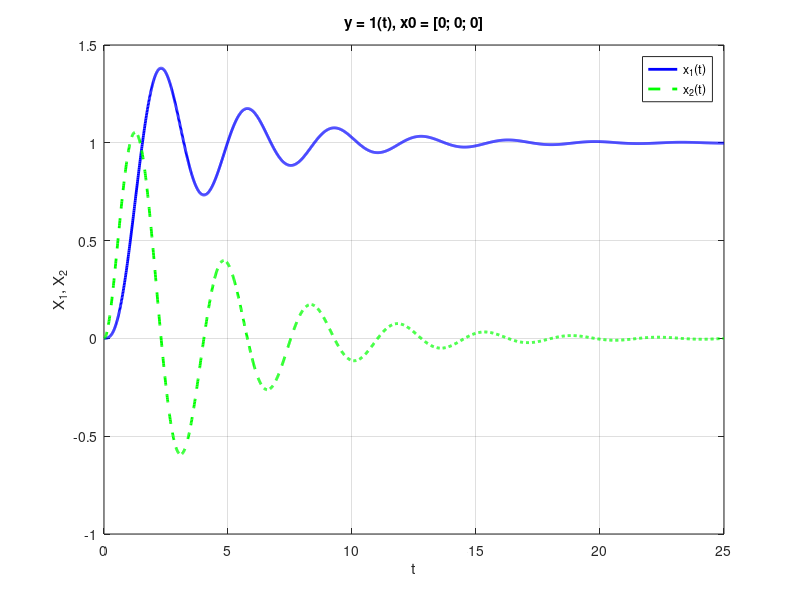

MATLAB code for this plot:
clc;            % Очистка командного окна
clear all;      % Очистка всех переменных из рабочей области
close all;      % Закрытие всех открытых графиков

% Задание параметров системы
a0 = 5;
a1 = 4;
a2 = 2;
a3 = 1;
b0 = 5;

% Приведение системы к форме Коши
A = [0,      1,       0;
     0,      0,       1;
     -a0/a3, -a1/a3,  -a2/a3];

B = [0; 
     0; 
     b0/a3];

% Параметры моделирования
T = 25;                     % Общее время моделирования
h = 1e-2;                   % Шаг по времени
t = linspace(0, T, T/h);    % Временной вектор
x = zeros(3, length(t));    % Инициализация матрицы состояния

% Начальные условия
x(:, 1) = [0; 0; 0];    % Начальные значения для x1, x2, x3

% Моделирование с использованием метода Рунге-Кутты 4-го порядка
for k = 2:length(t)
    % Вычисление первого приближения
    F1 = A * x(:, k-1) + B;

    % Вычисление второго приближения
    F2 = A * (x(:, k-1) + 2/3 * h * F1) + B;

    % Обновление состояния
    x(:, k) = x(:, k-1) + h/4 * (F1 + 3 * F2);
end

% Построение графиков
figure;
plot(t, x(1, :), '-', 'Color', 'blue', 'LineWidth', 2);     % График x1
hold on;                                                    % Удерживаем текущую фигуру
plot(t, x(2, :), '--', 'Color', 'green', 'LineWidth', 2);   % График x2
grid on;                                                    % Включение сетки
xlabel('t');                                                % Подпись оси X
ylabel('X_1, X_2');                                         % Подпись оси Y
title('y = 1(t), x0 = [0; 0; 0]');                          % Заголовок графика

% Добавление легенды
legend('x_1(t)', 'x_2(t)', 'Location', 'best');

% Создание папки graphics, если она не существует
folderName = 'graphics';
if ~exist(folderName, 'dir')
    mkdir(folderName);  % Создание папки
    fprintf('Папка "%s" была создана.\n', folderName);

else
    fprintf('Папка "%s" уже существует.\n', folderName);
end

% Сохранение графика в формате PNG
filePath = fullfile(folderName, 'plot_2.png'); % Полный путь к файлу
try
    saveas(gcf, filePath);
    fprintf('График успешно сохранен в "%s".\n', filePath);

catch ME
    fprintf('Ошибка при сохранении графика: %s\n', ME.message);
end
